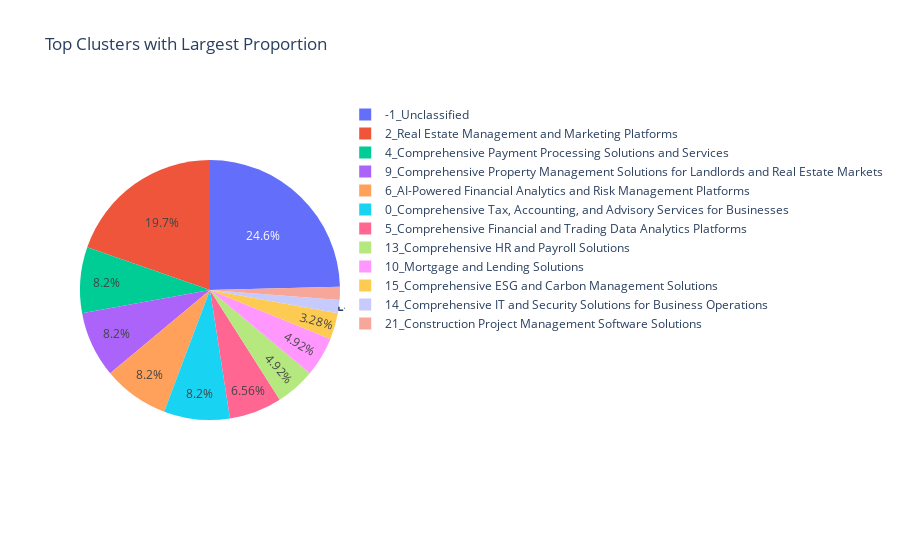

Source (notebook cell):
### Code cell
# # Merge with the FinTech dataset to focus on the targeted FinTech companies with valuation > 100 million
df_pitch = pd.read_csv('data/merge_url_companies.csv')
df_high_valuation = df_pitch[df_pitch['last_known_valuation'] >= 100]
df_high_valuation = df_high_valuation.merge(df_merge_target, on = 'processed_name', how = 'left')

# Step 1: Group by the 'cluster' column and count the number of companies in each cluster
cluster_counts = df_high_valuation['Cluster'].value_counts().reset_index()
cluster_counts.columns = ['Cluster', 'count']

# Step 2: Sort clusters by count and select the top 15 clusters
top_clusters = cluster_counts.nlargest(15, 'count')

# Step 4: Generate the pie chart
fig = px.pie(top_clusters, values='count', names='Cluster', title='Top Clusters with Largest Proportion')

# Show the plot
fig.show()

### Figure 1 — Plotly figure (JSON) as saved in the notebook; plotly's stock layout.template omitted (floating-point values rounded to 4 significant figures)
{"data": [{"domain": {"x": [0, 1], "y": [0, 1]}, "hovertemplate": "Cluster=%{label}<br>count=%{value}<extra></extra>", "labels": ["-1_Unclassified", "2_Real Estate Management and Marketing Platforms", "4_Comprehensive Payment Processing Solutions and Services", "9_Comprehensive Property Management Solutions for Landlords and Real Estate Markets", "6_AI-Powered Financial Analytics and Risk Management Platforms", "0_Comprehensive Tax, Accounting, and Advisory Services for Businesses", "5_Comprehensive Financial and Trading Data Analytics Platforms", "13_Comprehensive HR and Payroll Solutions", "10_Mortgage and Lending Solutions", "15_Comprehensive ESG and Carbon Management Solutions", "14_Comprehensive IT and Security Solutions for Business Operations", "21_Construction Project Management Software Solutions"], "legendgroup": "", "name": "", "showlegend": true, "type": "pie", "values": [15, 12, 5, 5, 5, 5, 4, 3, 3, 2, 1, 1]}], "layout": {"legend": {"tracegroupgap": 0}, "title": {"text": "Top Clusters with Largest Proportion"}}}
